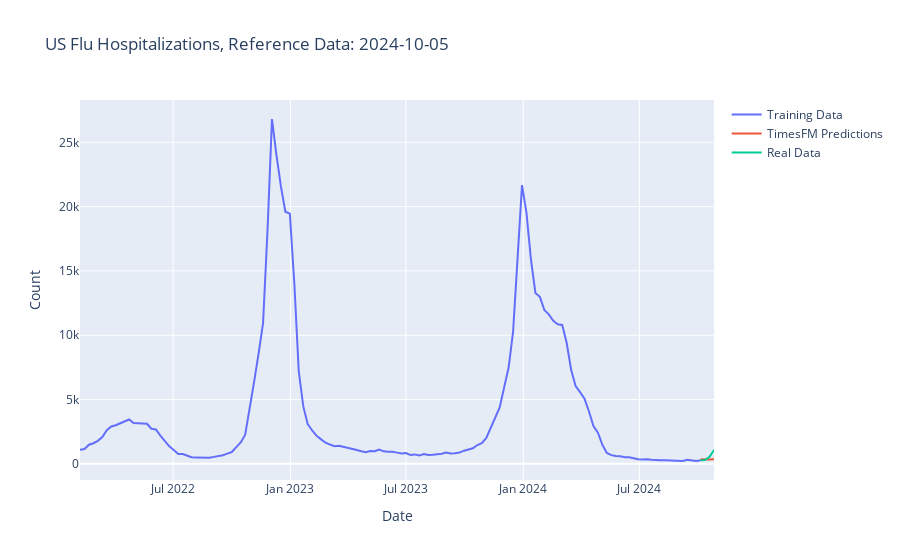
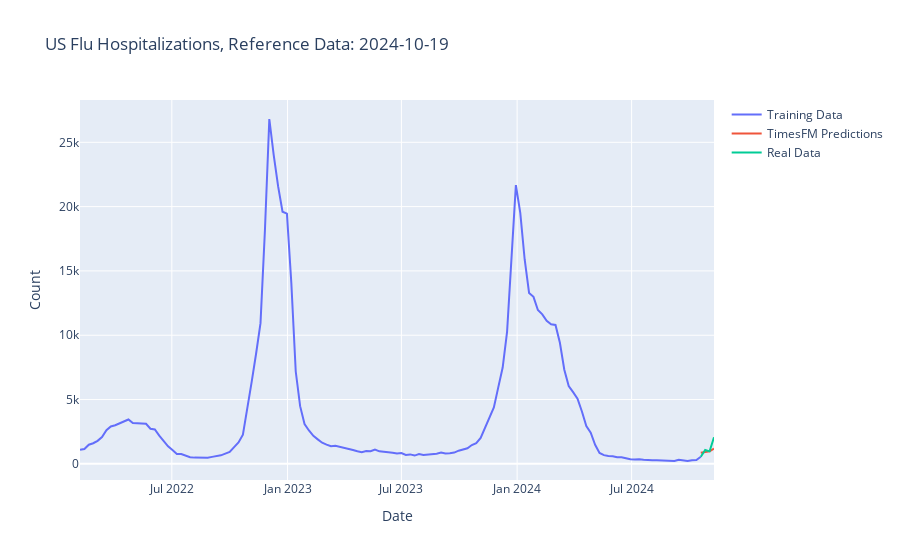
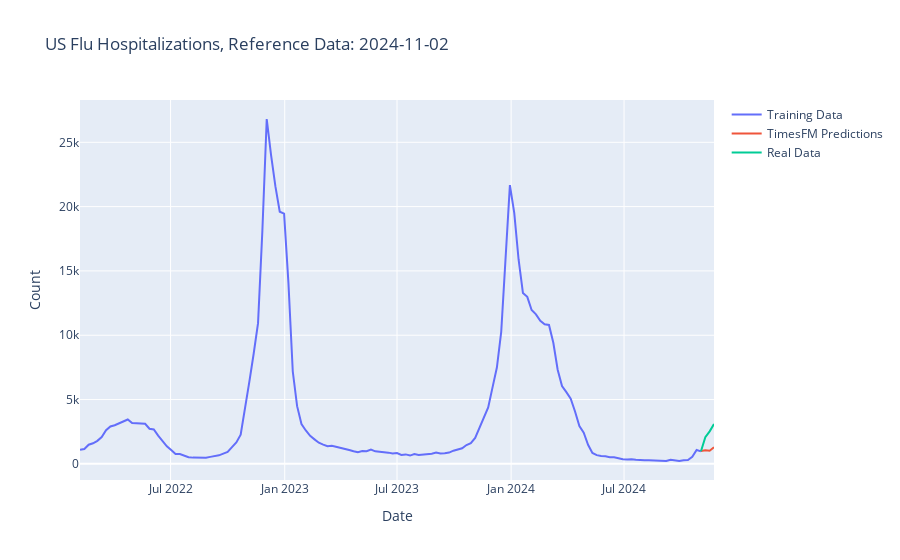
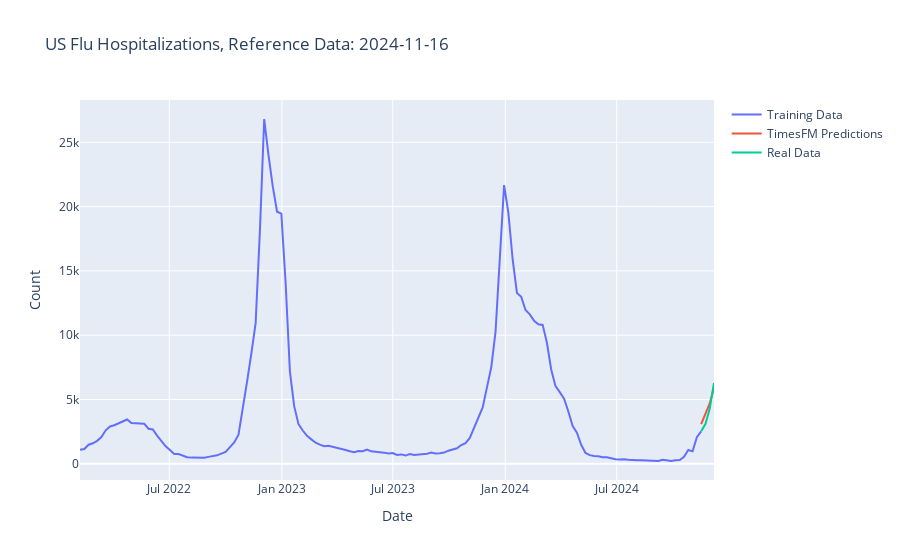

Notebook cell for these charts, in order:
### Code cell
for i, date in enumerate(reference_dates):
    fig = go.Figure()
    fig.add_trace(go.Scatter(x=training_dfs[i]["ds"], y = training_dfs[i]["y"], name="Training Data", mode="lines"))
    
    start_date = pd.Timestamp(date)
    start_idx = df.index[df["ds"] == start_date][0]
    subset = df.iloc[start_idx:start_idx + 4]

    fig.add_trace(go.Scatter(x = subset["ds"], y = fcs[i].squeeze(), name = "TimesFM Predictions", mode = "lines"))
    fig.add_trace(go.Scatter(x = subset["ds"], y = subset["y"], name = "Real Data", mode = "lines"))
    fig.update_layout(title = f"US Flu Hospitalizations, Reference Data: {date}", xaxis_title = "Date", yaxis_title = "Count", hovermode = "x")
    fig.show()

### Figure 1 — Plotly figure (JSON) as saved in the notebook; plotly's stock layout.template omitted (floating-point values rounded to 4 significant figures; data arrays with more than 128 entries replaced by an {"elided": "..."} marker saying what was removed)
{"data": [{"mode": "lines", "name": "Training Data", "type": "scatter", "x": {"elided": "140 str values"}, "y": {"elided": "140 int values"}}, {"mode": "lines", "name": "TimesFM Predictions", "type": "scatter", "x": ["2024-10-05T00:00:00", "2024-10-12T00:00:00", "2024-10-19T00:00:00", "2024-10-26T00:00:00"], "y": [353.6, 330.3, 349.3, 354.5]}, {"mode": "lines", "name": "Real Data", "type": "scatter", "x": ["2024-10-05T00:00:00", "2024-10-12T00:00:00", "2024-10-19T00:00:00", "2024-10-26T00:00:00"], "y": [286, 295, 552, 1083]}], "layout": {"autosize": true, "hovermode": "x", "title": {"text": "US Flu Hospitalizations, Reference Data: 2024-10-05"}, "xaxis": {"autorange": true, "range": ["2022-02-05", "2024-10-26"], "title": {"text": "Date"}, "type": "date"}, "yaxis": {"autorange": true, "range": [-1254.0, 28290.0], "title": {"text": "Count"}, "type": "linear"}}}

### Figure 2 — Plotly figure (JSON) as saved in the notebook; plotly's stock layout.template omitted (floating-point values rounded to 4 significant figures; data arrays with more than 128 entries replaced by an {"elided": "..."} marker saying what was removed)
{"data": [{"mode": "lines", "name": "Training Data", "type": "scatter", "x": {"elided": "142 str values"}, "y": {"elided": "142 int values"}}, {"mode": "lines", "name": "TimesFM Predictions", "type": "scatter", "x": ["2024-10-19T00:00:00", "2024-10-26T00:00:00", "2024-11-02T00:00:00", "2024-11-09T00:00:00"], "y": [866.1, 898.0, 973.6, 1181.0]}, {"mode": "lines", "name": "Real Data", "type": "scatter", "x": ["2024-10-19T00:00:00", "2024-10-26T00:00:00", "2024-11-02T00:00:00", "2024-11-09T00:00:00"], "y": [552, 1083, 975, 2075]}], "layout": {"autosize": true, "hovermode": "x", "title": {"text": "US Flu Hospitalizations, Reference Data: 2024-10-19"}, "xaxis": {"autorange": true, "range": ["2022-02-05", "2024-11-09"], "title": {"text": "Date"}, "type": "date"}, "yaxis": {"autorange": true, "range": [-1254.0, 28290.0], "title": {"text": "Count"}, "type": "linear"}}}

### Figure 3 — Plotly figure (JSON) as saved in the notebook; plotly's stock layout.template omitted (floating-point values rounded to 4 significant figures; data arrays with more than 128 entries replaced by an {"elided": "..."} marker saying what was removed)
{"data": [{"mode": "lines", "name": "Training Data", "type": "scatter", "x": {"elided": "144 str values"}, "y": {"elided": "144 int values"}}, {"mode": "lines", "name": "TimesFM Predictions", "type": "scatter", "x": ["2024-11-02T00:00:00", "2024-11-09T00:00:00", "2024-11-16T00:00:00", "2024-11-23T00:00:00"], "y": [994.3, 1054.0, 1017.0, 1287.0]}, {"mode": "lines", "name": "Real Data", "type": "scatter", "x": ["2024-11-02T00:00:00", "2024-11-09T00:00:00", "2024-11-16T00:00:00", "2024-11-23T00:00:00"], "y": [975, 2075, 2527, 3097]}], "layout": {"autosize": true, "hovermode": "x", "title": {"text": "US Flu Hospitalizations, Reference Data: 2024-11-02"}, "xaxis": {"autorange": true, "range": ["2022-02-05", "2024-11-23"], "title": {"text": "Date"}, "type": "date"}, "yaxis": {"autorange": true, "range": [-1254.0, 28290.0], "title": {"text": "Count"}, "type": "linear"}}}

### Figure 4 — Plotly figure (JSON) as saved in the notebook; plotly's stock layout.template omitted (floating-point values rounded to 4 significant figures; data arrays with more than 128 entries replaced by an {"elided": "..."} marker saying what was removed)
{"data": [{"mode": "lines", "name": "Training Data", "type": "scatter", "x": {"elided": "146 str values"}, "y": {"elided": "146 int values"}}, {"mode": "lines", "name": "TimesFM Predictions", "type": "scatter", "x": ["2024-11-16T00:00:00", "2024-11-23T00:00:00", "2024-11-30T00:00:00", "2024-12-07T00:00:00"], "y": [3097.0, 3915.0, 4693.0, 5960.0]}, {"mode": "lines", "name": "Real Data", "type": "scatter", "x": ["2024-11-16T00:00:00", "2024-11-23T00:00:00", "2024-11-30T00:00:00", "2024-12-07T00:00:00"], "y": [2527, 3097, 4281, 6289]}], "layout": {"autosize": true, "hovermode": "x", "title": {"text": "US Flu Hospitalizations, Reference Data: 2024-11-16"}, "xaxis": {"autorange": true, "range": ["2022-02-05", "2024-12-07"], "title": {"text": "Date"}, "type": "date"}, "yaxis": {"autorange": true, "range": [-1254.0, 28290.0], "title": {"text": "Count"}, "type": "linear"}}}
